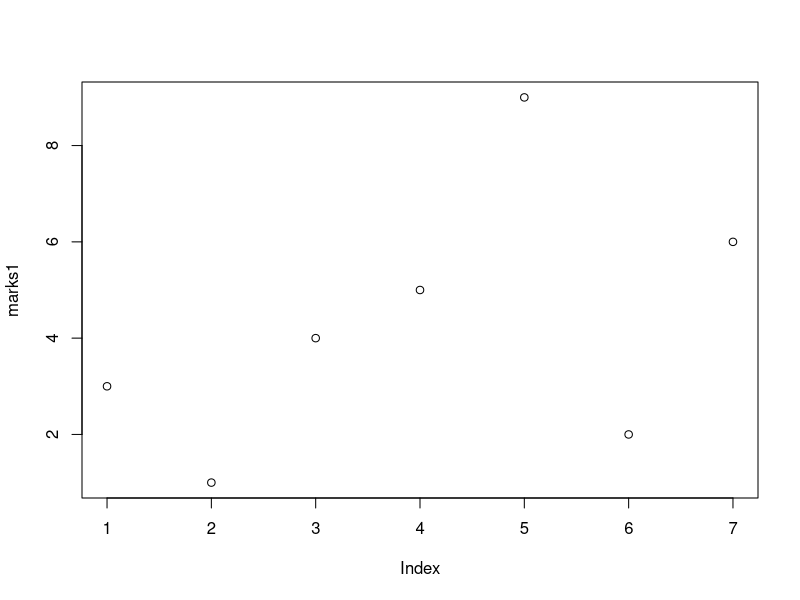

Write R code to recreate this figure.
#Clustering

marks1=c(3,1,4,5,9,2,6)
marks= data.frame(marks1)
length(marks1)
plot(marks1)
k1=kmeans(marks,centers =2) #kmeans only runs on the numerical value.
k1
cbind(marks, k1$cluster)
(marks2= sample(1:10, size=7))
newmarks= data.frame(marks1, marks2)
newmarks
